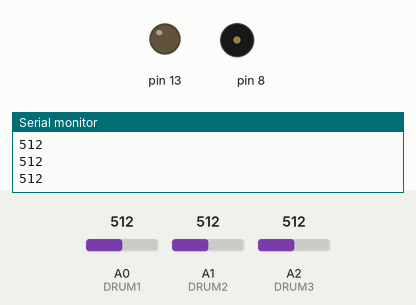
This sketch was run on a simulated Arduino Uno, built with avr-gcc and run on an emulated ATmega328P. Parts: output pins drawn as LEDs (lit = HIGH), buzzer (waves = sounding), the last lines printed to the serial monitor. The test bench sets the inputs (shaded band); at power-on: A0 (DRUM1) = 512, A1 (DRUM2) = 512, A2 (DRUM3) = 512.

Above: at 1.2 s.
1.3 s: A0 (DRUM1) set to 345
2.8 s: A0 (DRUM1) set to 324
At 3.8 s:
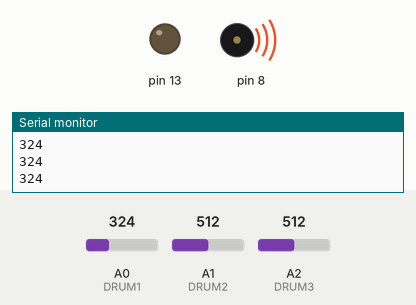
Timing chart, 0 to 5.8 s (numbered marks = the images above; inputs shaded):
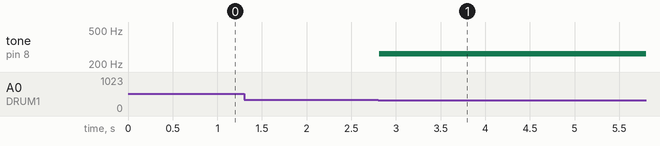

Measured:
- the behaviour switches between 335 and 334 on A0 (DRUM1) (found by bisection; images 0 and 1)
- after the input at 2.8 s, tone on pin 8: silent → 262 Hz at once

The sketch:

sketch_jul12a.ino
```cpp
#define DRUM1 0    //Sensor 1
#define DRUM2 1    //Sensor 2
#define DRUM3 2    //Sensor 3

int valA = 0;
int valB = 0;
int valC = 0;
int sensA = 335;
int sensB = 250;
int sensC = 750;
int LED = 13;

void setup()
{
  pinMode(13,OUTPUT);
  Serial.begin(9600);  // Insitializing the serial port at 9600 baud
}

void loop()
{
  readInputs();

  while(valA < sensA){
    readInputs();
    tone(8, 262, 100);
  }
  while(valB < sensB){
    readInputs();
    tone(8, 294, 100);
  }
}

void readInputs() {
  valA = analogRead(DRUM1);  // Read the voltage
  valB = analogRead(DRUM2);  // Read the voltage
  valC = analogRead(DRUM3);  // Read the voltage
  Serial.println(valA, DEC); // Print the voltage to the terminal
}
```
